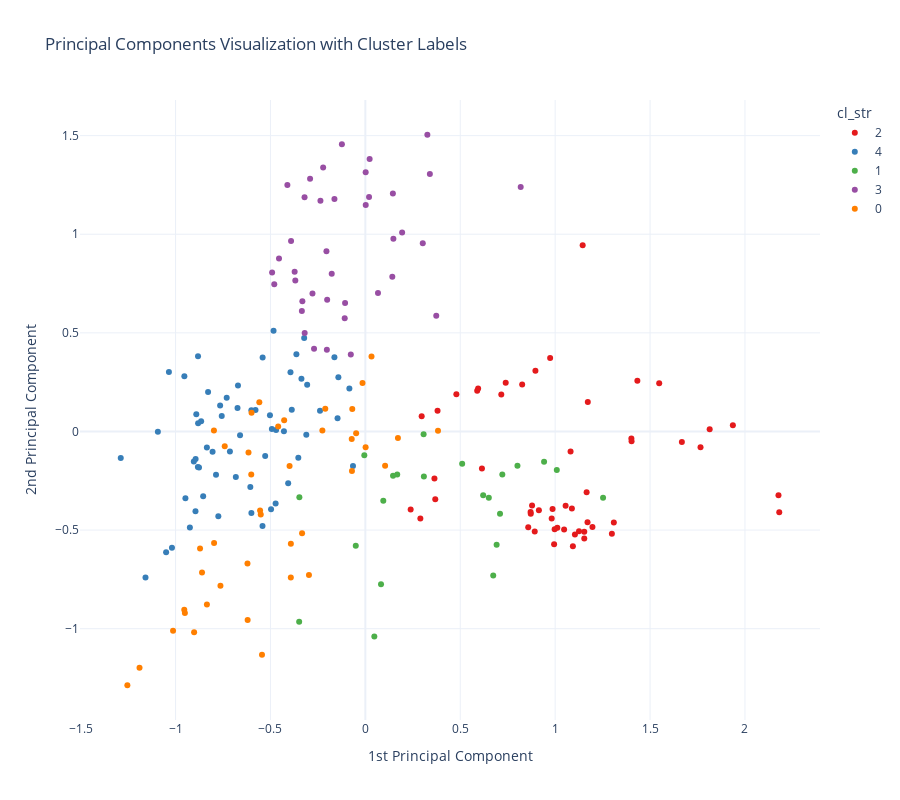

Notebook code cell kept with this figure:
### Code cell
import plotly.express as px
df_unique_venue['cl_str'] = df_unique_venue.cl.apply(str)
fig = px.scatter(df_unique_venue, x = 'pc_one', y = 'pc_two', color = 'cl_str', width = 900,
                height = 800, hover_name = 'venue_category', template = 'plotly_white',
                color_discrete_sequence = px.colors.qualitative.Set1,
                title = 'Principal Components Visualization with Cluster Labels')
fig.update_layout(xaxis_title = '1st Principal Component', yaxis_title = '2nd Principal Component')
fig.show()

### Figure 1 — Plotly figure (JSON) as saved in the notebook; plotly's stock layout.template omitted (floating-point values rounded to 4 significant figures)
{"data": [{"hoverlabel": {"namelength": 0}, "hovertemplate": "<b>%{hovertext}</b><br><br>cl_str=2<br>pc_one=%{x}<br>pc_two=%{y}", "hovertext": ["African Restaurant", "American Restaurant", "Asian Restaurant", "Australian Restaurant", "Bakery", "Bistro", "Buffet", "Burrito Place", "Cafeteria", "Café", "Cajun Creole Restaurant", "Chinese Restaurant", "Comfort Food Restaurant", "Creperie", "Deli Bodega", "Dim Sum Restaurant", "Diner", "Eastern European Restaurant", "Empanada Restaurant", "English Restaurant", "Fast Food Restaurant", "Filipino Restaurant", "French Restaurant", "Gastropub", "German Restaurant", "Greek Restaurant", "Indian Restaurant", "Indonesian Restaurant", "Italian Restaurant", "Japanese Restaurant", "Kebab Restaurant", "Korean Restaurant", "Malay Restaurant", "Mediterranean Restaurant", "Mexican Restaurant", "Middle Eastern Restaurant", "Modern European Restaurant", "New American Restaurant", "Pizza Place", "Ramen Restaurant", "Restaurant", "Salad Place", "Seafood Restaurant", "Spanish Restaurant", "Steakhouse", "Sushi Restaurant", "Taco Place", "TexMex Restaurant", "Thai Restaurant", "Turkish Restaurant", "Vegetarian Vegan Restaurant", "Vietnamese Restaurant"], "legendgroup": "2", "marker": {"color": "rgb(228,26,28)", "symbol": "circle"}, "mode": "markers", "name": "2", "showlegend": true, "type": "scatter", "x": [0.8705, 0.8715, 1.055, 0.858, 1.145, 1.936, 1.081, 0.4795, 0.7395, 1.433, 0.9973, 0.9863, 0.5892, 0.8262, 0.9736, 0.6142, 1.548, 0.2898, 1.402, 0.9143, 0.7162, 1.196, 1.088, 0.896, 0.8783, 1.171, 0.8923, 1.104, 1.309, 1.011, 1.814, 0.9944, 1.093, 1.153, 1.153, 0.2387, 0.3639, 0.3684, 0.5941, 1.403, 2.176, 0.3803, 1.667, 0.9818, 2.181, 1.766, 0.2968, 1.166, 1.299, 1.047, 1.172, 1.126], "xaxis": "x", "y": [-0.4086, -0.4167, -0.3772, -0.4856, 0.9438, 0.03114, -0.1017, 0.1884, 0.247, 0.2577, -0.4957, -0.3932, 0.2068, 0.2383, 0.3728, -0.1883, 0.2447, -0.4409, -0.03612, -0.4001, 0.1877, -0.4848, -0.3911, 0.3081, -0.3757, -0.4606, -0.507, -0.5227, -0.4613, -0.4887, 0.01168, -0.572, -0.5821, -0.5427, -0.5088, -0.3963, -0.2383, -0.3442, 0.2175, -0.04937, -0.3229, 0.1052, -0.05376, -0.4416, -0.4103, -0.07994, 0.07766, -0.308, -0.5191, -0.4974, 0.1499, -0.5054], "yaxis": "y"}, {"hoverlabel": {"namelength": 0}, "hovertemplate": "<b>%{hovertext}</b><br><br>cl_str=4<br>pc_one=%{x}<br>pc_two=%{y}", "hovertext": ["Airport", "Arcade", "Art Gallery", "Art Museum", "Athletics & Sports", "Botanical Garden", "Bowling Alley", "Boxing Gym", "Building", "Bus Station", "Capitol Building", "Church", "City Hall", "College Quad", "Convention Center", "Field", "Food Court", "Fraternity House", "Gas Station", "General Entertainment", "Golf Course", "Gym", "Gym Fitness Center", "Historic Site", "History Museum", "Massage Studio", "Monument Landmark", "Movie Theater", "Multiplex", "Museum", "Music Venue", "National Park", "Nature Preserve", "Neighborhood", "Office", "Other Nightlife", "Outdoor Event Space", "Outdoor Sculpture", "Outdoors & Recreation", "Park", "Performing Arts Venue", "Plaza", "Pool", "Public Art", "Racetrack", "Residential Building Apartment Condo", "Road", "School", "Sculpture Garden", "Spiritual Center", "Sports Club", "Street Fair", "Theater", "Theme Park", "Toll Plaza", "Town", "Track Stadium", "University", "Water Park", "Yoga Studio", "Zoo"], "legendgroup": "4", "marker": {"color": "rgb(55,126,184)", "symbol": "circle"}, "mode": "markers", "name": "4", "showlegend": true, "type": "scatter", "x": [-0.6058, -0.3223, -0.4836, -0.8815, -0.7304, -0.6005, -0.3111, -0.3065, -0.765, -0.5786, -0.8048, -0.5277, -0.7867, -0.8823, -0.8348, -1.289, -0.3366, -0.4726, -0.4924, -0.5026, -0.6003, -0.3632, -0.5411, -0.9037, -0.9535, -0.163, -0.9243, -0.1422, -0.5417, -1.035, -0.2389, -1.05, -0.9479, -0.3876, -0.671, -0.06513, -0.865, -1.093, -0.8284, -1.158, -0.4702, -0.1465, -0.7745, -0.7565, -0.4968, -0.3531, -0.6823, -0.7134, -0.881, -0.8906, -0.4289, -0.6734, -0.08422, -0.8949, -0.4065, -0.6602, -0.8942, -0.8544, -1.019, -0.3944, -0.8763], "xaxis": "x", "y": [-0.2816, 0.4745, 0.5105, 0.3812, 0.1707, 0.1078, -0.01699, 0.2369, 0.1313, 0.1086, -0.1033, -0.1245, -0.2201, -0.1803, -0.08167, -0.1341, 0.2675, -0.3653, 0.01266, 0.08162, -0.4136, 0.3919, 0.3751, -0.1523, 0.2804, 0.3767, -0.4876, 0.2749, -0.4797, 0.3017, 0.1053, -0.6121, -0.3381, 0.1101, 0.2336, -0.1753, 0.05119, -0.001486, 0.1995, -0.7403, 0.007588, 0.06649, -0.4299, 0.07789, -0.3947, -0.1338, -0.2304, -0.101, 0.04221, 0.08737, 0.001503, 0.1193, 0.2184, -0.4052, -0.2631, -0.01985, -0.1401, -0.3279, -0.5892, 0.3003, -0.1829], "yaxis": "y"}, {"hoverlabel": {"namelength": 0}, "hovertemplate": "<b>%{hovertext}</b><br><br>cl_str=1<br>pc_one=%{x}<br>pc_two=%{y}", "hovertext": ["Airport Lounge", "Bar", "Beach Bar", "Brewery", "Campground", "Cocktail Bar", "Dive Bar", "Hookah Bar", "Hostel", "Hotel", "Hotel Bar", "Hotel Pool", "Juice Bar", "Karaoke Bar", "Lounge", "Motel", "Nightclub", "Pub", "Resort", "Spa", "Sports Bar", "Wine Bar"], "legendgroup": "1", "marker": {"color": "rgb(77,175,74)", "symbol": "circle"}, "mode": "markers", "name": "1", "showlegend": true, "type": "scatter", "x": [0.1679, 0.7095, 0.0825, 0.3084, -0.3487, 0.6207, 0.09453, 0.7217, -0.3476, 0.6737, 0.6916, -0.05038, 0.3069, 0.8014, 0.9417, 0.6505, 1.009, 1.252, 0.04739, 0.1459, -0.005438, 0.5101], "xaxis": "x", "y": [-0.2178, -0.4175, -0.7746, -0.2288, -0.965, -0.3238, -0.3512, -0.2179, -0.3333, -0.7303, -0.5739, -0.5801, -0.01398, -0.1733, -0.154, -0.336, -0.1954, -0.3359, -1.04, -0.225, -0.1206, -0.1631], "yaxis": "y"}, {"hoverlabel": {"namelength": 0}, "hovertemplate": "<b>%{hovertext}</b><br><br>cl_str=3<br>pc_one=%{x}<br>pc_two=%{y}", "hovertext": ["Arts & Crafts Store", "Bookstore", "Bubble Tea Shop", "Candy Store", "Clothing Store", "Coffee Shop", "Convenience Store", "Cosmetics Shop", "Cupcake Shop", "Department Store", "Dessert Shop", "Dive Shop", "Donut Shop", "Electronics Store", "Farmers Market", "Fish & Chips Shop", "Flea Market", "Food", "Food & Drink Shop", "Frozen Yogurt Shop", "Fruit & Vegetable Store", "Gift Shop", "Grocery Store", "Health Food Store", "Hobby Shop", "Ice Cream Shop", "Market", "Miscellaneous Shop", "Mobile Phone Shop", "Nail Salon", "Organic Grocery", "Pharmacy", "Salon Barbershop", "Shoe Store", "Shopping Mall", "Shopping Plaza", "Sporting Goods Shop", "Supermarket", "Warehouse Store"], "legendgroup": "3", "marker": {"color": "rgb(152,78,163)", "symbol": "circle"}, "mode": "markers", "name": "3", "showlegend": true, "type": "scatter", "x": [-0.4798, 0.3398, -0.2012, -0.1628, -0.1235, 0.1937, 0.001683, 0.02259, 0.001979, -0.4549, 0.1478, -0.2786, 0.1451, -0.2366, -0.2703, -0.2027, -0.3196, 0.06655, -0.1067, 0.142, -0.1772, -0.4107, 0.3266, -0.205, -0.3203, -0.3318, -0.1087, -0.3913, -0.369, -0.07659, 0.3025, 0.01952, 0.3736, -0.2911, -0.4912, -0.3345, -0.3725, 0.8184, -0.2223], "xaxis": "x", "y": [0.7465, 1.305, 0.668, 1.178, 1.456, 1.009, 1.314, 1.382, 1.148, 0.8771, 0.9776, 0.6993, 1.207, 1.17, 0.4195, 0.4137, 0.4988, 0.7015, 0.6511, 0.7851, 0.8, 1.25, 1.504, 0.9135, 1.188, 0.6604, 0.5735, 0.9651, 0.7649, 0.3908, 0.9548, 1.189, 0.5866, 1.282, 0.8056, 0.6102, 0.8103, 1.239, 1.338], "yaxis": "y"}, {"hoverlabel": {"namelength": 0}, "hovertemplate": "<b>%{hovertext}</b><br><br>cl_str=0<br>pc_one=%{x}<br>pc_two=%{y}", "hovertext": ["BBQ Joint", "Bay", "Beach", "Bed & Breakfast", "Beer Garden", "Boat or Ferry", "Breakfast Spot", "Bridge", "Burger Joint", "Cave", "Dive Spot", "Farm", "Fountain", "Fried Chicken Joint", "Garden", "Harbor Marina", "Hot Dog Joint", "Hot Spring", "Island", "Lake", "Lighthouse", "Mountain", "Noodle House", "Other Great Outdoors", "Pier", "Rafting", "River", "Sandwich Place", "Scenic Lookout", "Snack Place", "Soup Place", "Speakeasy", "Surf Spot", "Tea Room", "Trail", "Tree", "Vineyard", "Volcano", "Waterfall", "Windmill", "Wings Joint"], "legendgroup": "0", "marker": {"color": "rgb(255,127,0)", "symbol": "circle"}, "mode": "markers", "name": "0", "showlegend": true, "type": "scatter", "x": [0.1041, -0.9021, -0.5445, -0.2263, -0.2111, -0.5545, -0.06891, -0.8604, -0.07051, -0.7968, -0.4592, -0.5585, -0.8709, 0.001403, -0.5995, -0.62, -0.3992, -0.6156, -1.013, -1.19, -0.6209, -0.9539, 0.1717, -0.7408, -0.3923, -0.2971, -1.254, -0.0718, -0.7633, 0.03234, -0.01485, 0.3827, -0.4276, -0.04843, -0.9507, -0.7976, -0.3333, -0.3927, -0.8347, -0.5511, -0.601], "xaxis": "x", "y": [-0.1736, -1.019, -1.132, 0.005209, 0.1148, -0.4013, 0.1136, -0.7154, -0.2002, -0.5652, 0.02495, 0.1477, -0.5933, -0.07952, 0.09424, -0.9561, -0.1752, -0.1063, -1.011, -1.198, -0.6696, -0.9037, -0.0329, -0.07517, -0.5691, -0.728, -1.287, -0.03861, -0.7826, 0.3803, 0.2461, 0.003969, 0.05717, -0.009379, -0.9206, 0.005124, -0.5159, -0.7401, -0.8776, -0.421, -0.218], "yaxis": "y"}], "layout": {"height": 800, "legend": {"title": {"text": "cl_str"}, "tracegroupgap": 0}, "title": {"text": "Principal Components Visualization with Cluster Labels"}, "width": 900, "xaxis": {"anchor": "y", "domain": [0, 1], "title": {"text": "1st Principal Component"}}, "yaxis": {"anchor": "x", "domain": [0, 1], "title": {"text": "2nd Principal Component"}}}}
